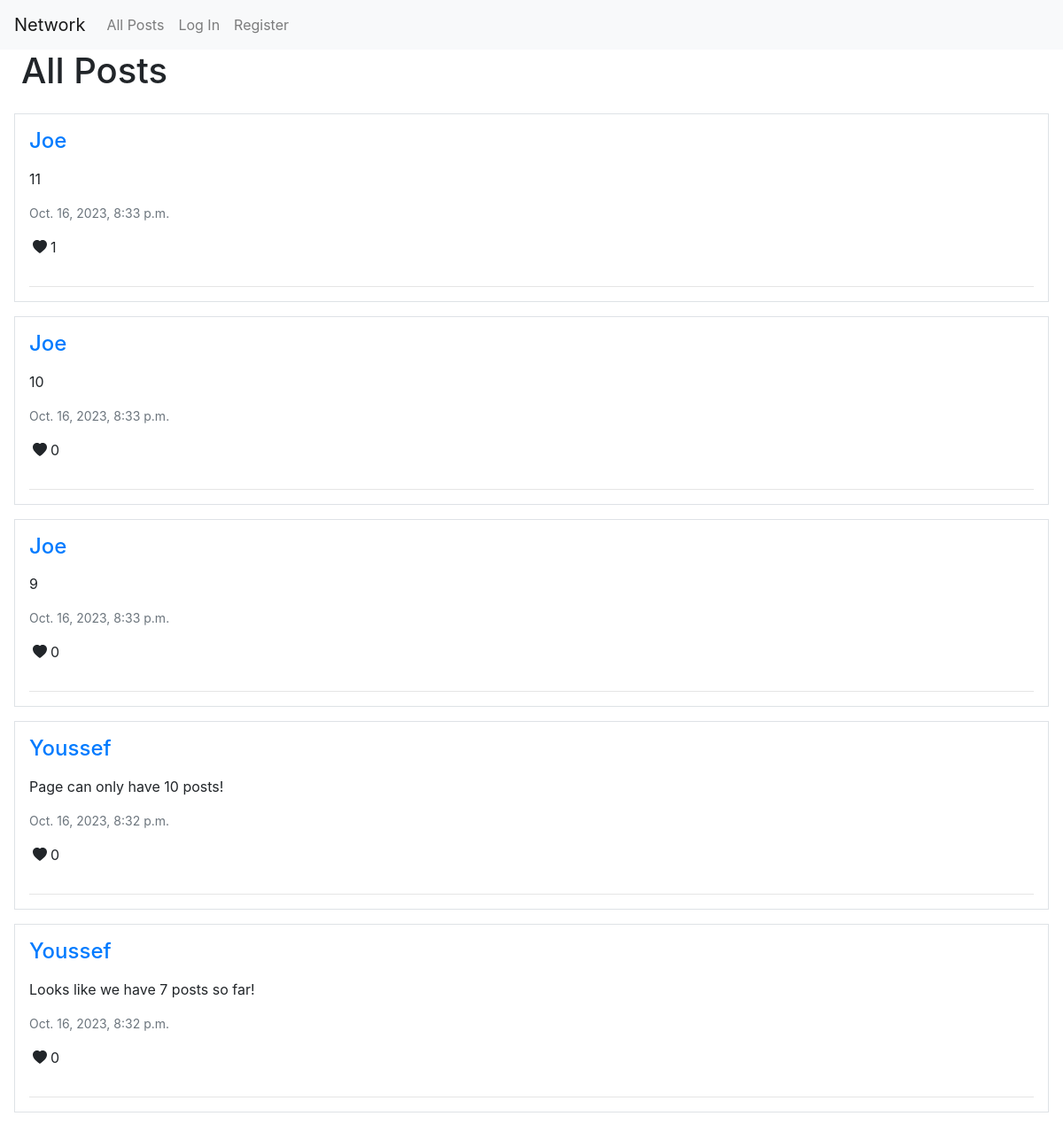
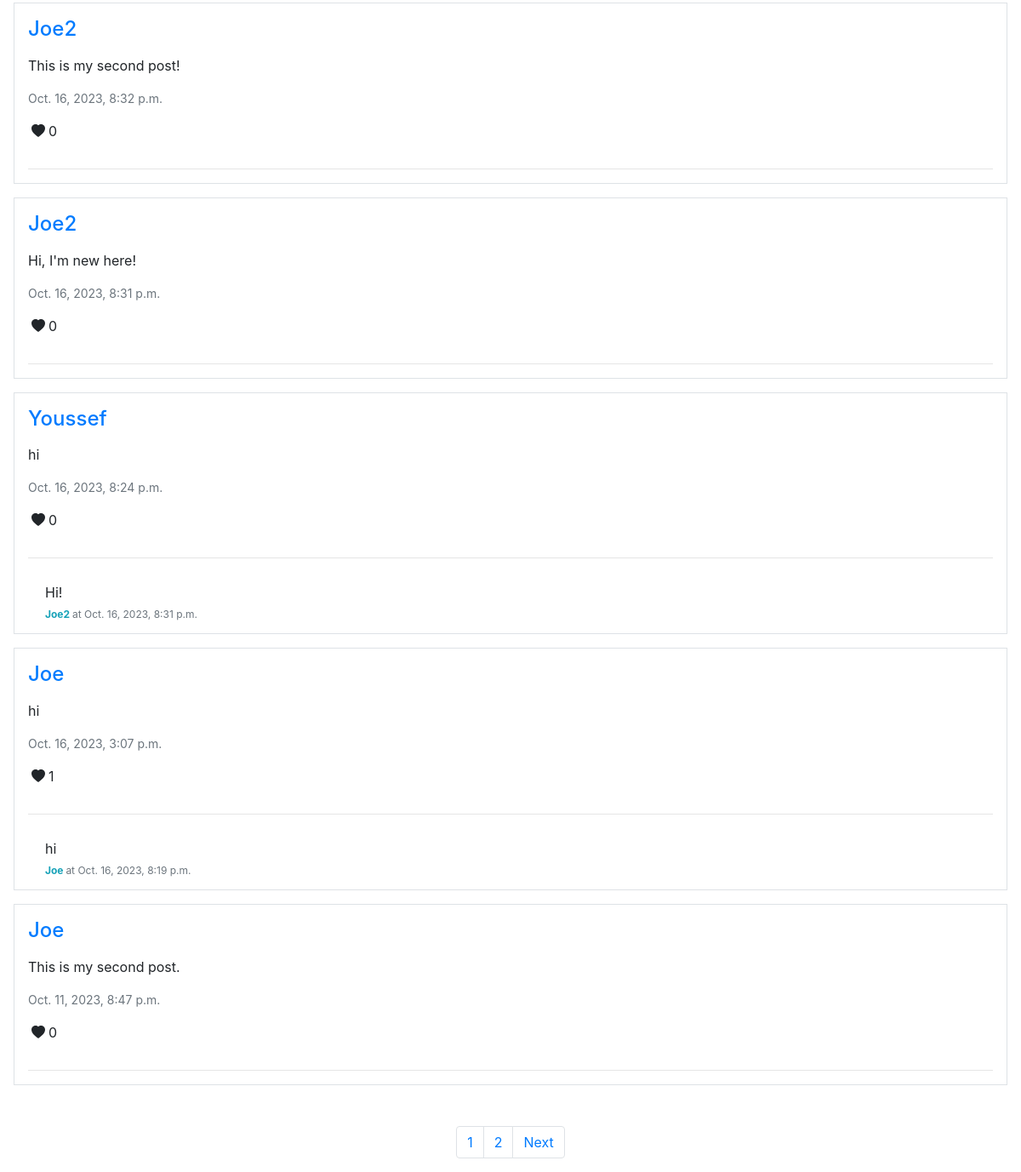
Before: / with the older database file (2 pictures, top to bottom).
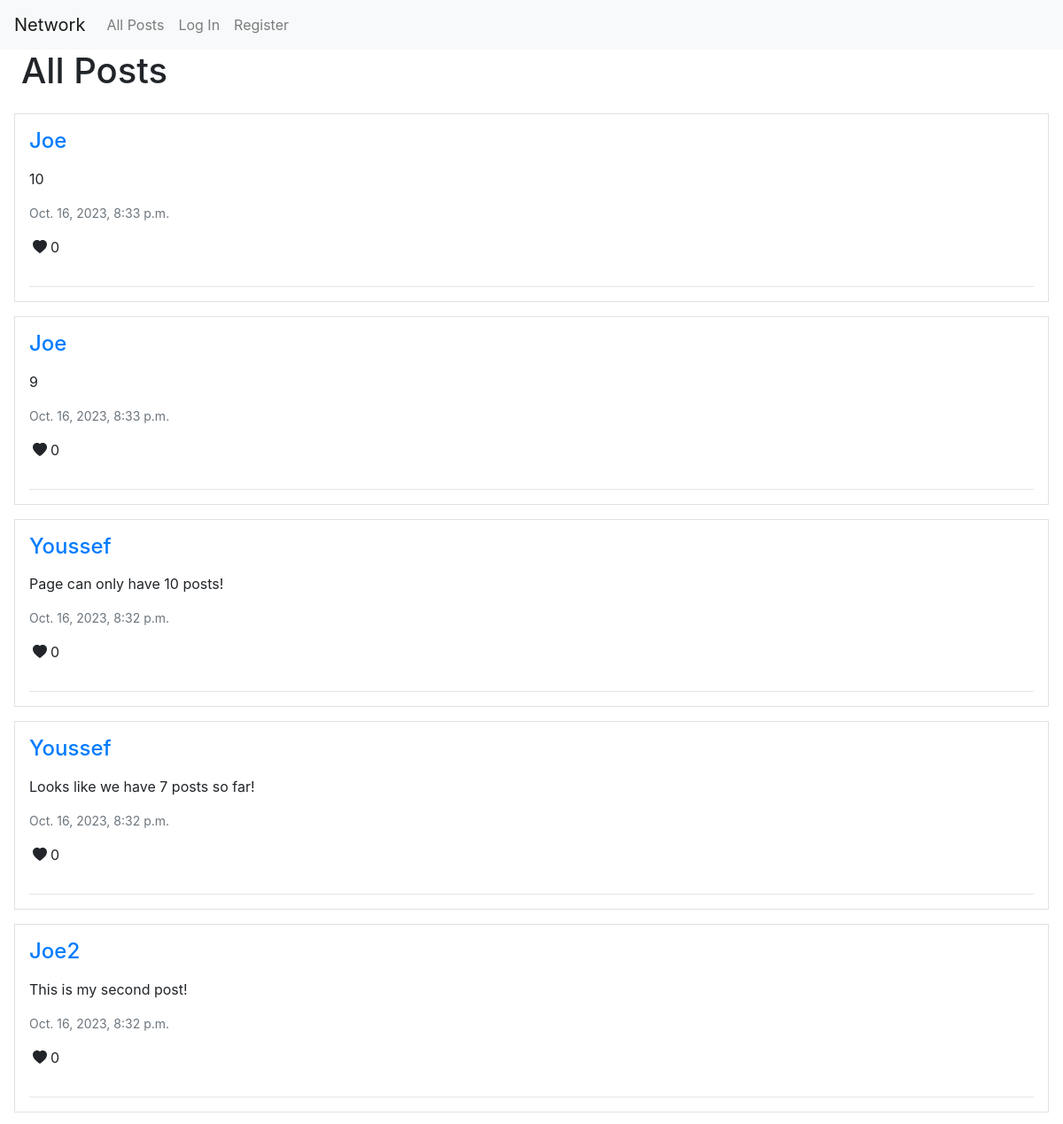
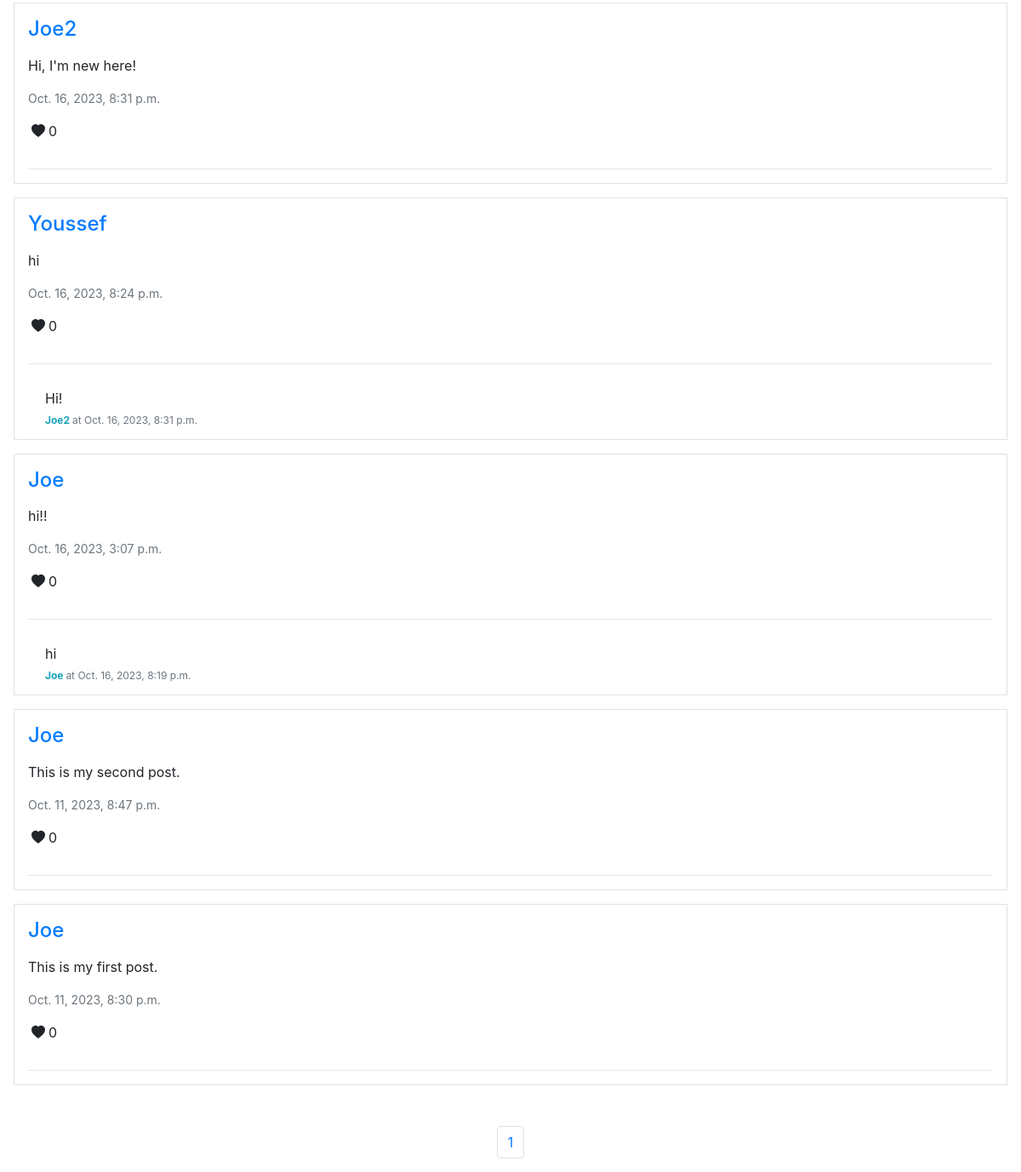
After: the same page with the newer database file (2 pictures, top to bottom).
### network/models.py (models this page shows, shortened)
class Post(models.Model):
    user = models.ForeignKey(User, on_delete=models.CASCADE, related_name="post_user")
    content = models.CharField(max_length=600)
    created_at = models.DateTimeField(auto_now_add=True)
    edited_at = models.DateTimeField(auto_now=True)
    likes = models.IntegerField(default = '0')

class User(AbstractUser):
    pass

class Comment(models.Model):
    writer = models.ForeignKey(User, on_delete=models.CASCADE, blank=True, null=True, related_name="commentWriter")
    post = models.ForeignKey(Post, on_delete=models.CASCADE, blank=True, null=True, related_name="postComments")
    comment = models.CharField(max_length=600)
    created_at = models.DateTimeField(auto_now_add=True)

### network/views.py (the view)
# urls.py: path("", views.index, name="index"),
def index(request):
    posts = Post.objects.all().order_by("id").reverse()
    p = Paginator(posts, 10)
    number_of_pages = p.page_range
    current_page = request.GET.get('page')
    page_posts = p.get_page(current_page)
    current_user = request.user
    likes = Like.objects.all()
    liked_posts = []
    for like in likes:
        if like.user.id == current_user.id:
            liked_posts.append(like.post.id)
    comments = Comment.objects.all().order_by("id").reverse()
    return render(request, "network/index.html", {
        "posts" : page_posts,
        "number_of_pages" : number_of_pages,
        "current_page" : current_page,
        "liked_posts" : liked_posts,
        "comments": comments,
    })

### network/templates/network/index.html (shortened to what this page needs)
{% extends "network/layout.html" %}
{% load static %}
{% block body %}
    <h1 class="mx-4">All Posts</h1>
    <div class="d-flex flex-column align-items-center">
        <section class="all-posts" style="width: 1200px;">
            {% for post in posts %}
            <div class="border mx-3 px-3 mt-3" id="post_{{ post.id }}">
                <div class="d-flex justify-content-between">
                    <div>
                        <h4 class="my-3"><a style="text-decoration: none;" href="{% url 'profile' user_id=post.user.id %}">{{ post.user }}</a></h4>
                    </div>
                </div>
                <p id="content_{{ post.id }}">{{ post.content }}</p>
                <p class="text-muted" style="font-size: 14px;"> {{ post.created_at }} </p>
                <div class="d-flex">
                    <svg class="my-1 mx-1" xmlns="http://www.w3.org/2000/svg" width="16" height="16" fill="currentColor" class="bi bi-heart-fill" viewBox="0 0 16 16">
                        <path fill-rule="evenodd" d="M8 1.314C12.438-3.248 23.534 4.735 8 15-7.534 4.736 3.562-3.248 8 1.314z"/>
                      </svg> <p id="post_likes_{{ post.id }}">{{ post.likes }}</p>
                </div>
                <hr>
                <div>
                    <ul class="list-group list-group-flush">
                      {% for comment in comments %}
                      {% if comment.post.id == post.id %}
                      <li class="list-group-item" id="comment_{{ comment.id }}" style="list-style-type: none;">{{ comment.comment }}
                        <br>
                        <div class="d-flex justify-content-between">
                            <div>
                                <p class="text-info" style="font-size: 12px; display: inline; font-weight: bold;">{{ comment.writer }} </p>
                                <span class="card-subtitle mb-2 text-muted" style="font-size: 12px; display: inline;">at {{ comment.created_at }}</span>
                            </div>
                        </div>
                      </li>
                      {% endif %}
                      {% endfor %}
                    </ul>
                  </div>
            </div>
        {% endfor %}
        </section>
        <div class="mt-5">
            <nav aria-label="Page navigation">
                <ul class="pagination">
                    {% for page in number_of_pages %}
                    <li class="page-item" ><a class="page-link" id="page-number" href="?page={{ page }}">{{ page }}</a></li>
                    {% endfor %}
                    {% if posts.has_next %}
                            <li class="page-item"><a class="page-link" href="?page={{ posts.next_page_number }}">Next</a></li>
                    {% endif %}
                </ul>
                </nav>
        </div>
    </div>
{% endblock %}

Changed rows visible on the page:
removed Post: user "Joe", content "11", created_at "Oct. 16, 2023, 8:33 p.m.", likes "1"
changed Post "Oct. 16, 2023, 3:07 p.m.": content "hi" → "hi!!"; likes "1" → "0"
now on this page (row unchanged): Post: user "Joe", content "This is my first post.", created_at "Oct. 11, 2023, 8:30 p.m.", likes "0"
Other visible differences:
list line gone: "2"
text no longer shown: "Next"
